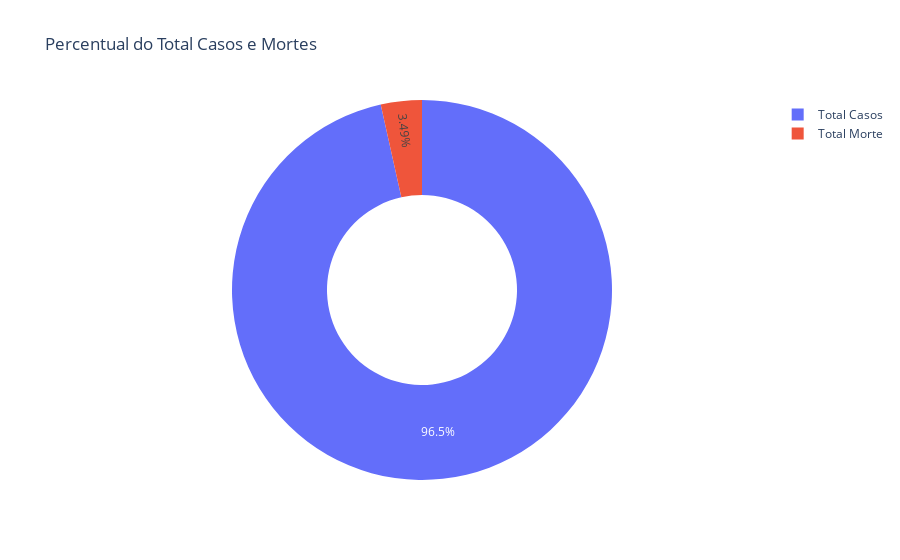

Write notebook code for a chart like this one.
### Code cell
# Percentual do Total Casos comparando com as mortes
casos = top_10_paises["Total_Casos"].sum()
mortes = top_10_paises["Total_Mortes"].sum()

labels = ["Total Casos", "Total Morte"]
values = [casos, mortes]

fig = px.pie(data, values=values, names=labels, 
             title='Percentual do Total Casos e Mortes', hole=0.5)
fig.show()

### Figure 1 — Plotly figure (JSON) as saved in the notebook; plotly's stock layout.template omitted (floating-point values rounded to 4 significant figures)
{"data": [{"domain": {"x": [0, 1], "y": [0, 1]}, "hole": 0.5, "hovertemplate": "label=%{label}<br>value=%{value}<extra></extra>", "labels": ["Total Casos", "Total Morte"], "legendgroup": "", "name": "", "showlegend": true, "type": "pie", "values": [2118373473, 76566940]}], "layout": {"legend": {"tracegroupgap": 0}, "title": {"text": "Percentual do Total Casos e Mortes"}}}
